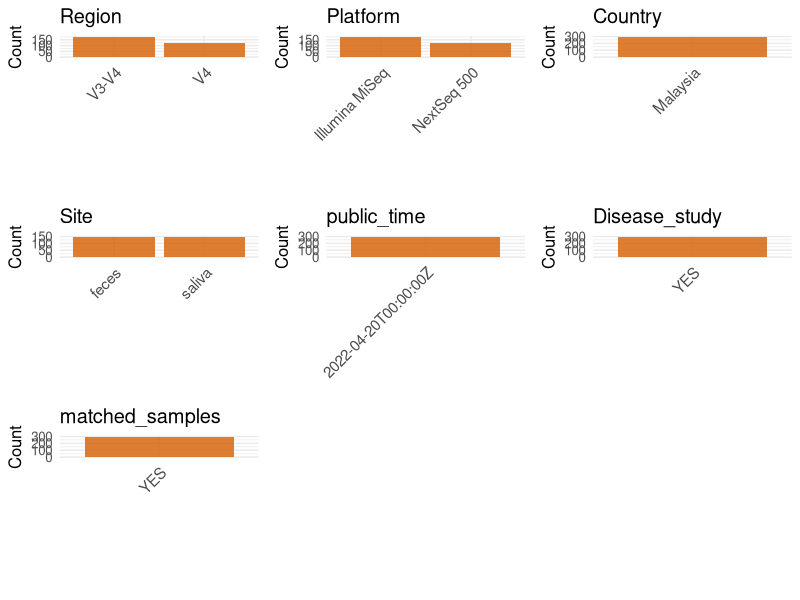

This figure's R source: (Note: this script raises an error after producing the figure.)
## ---- chunk 1
# Load necessary libraries
library(dplyr)
library(ggplot2)
library(cowplot)
library(readxl)

# Set working directory (update this path to your local directory)
setwd("/home/cjj/projects/collect_oral_data/global-oral-microbiome/data/tmp/PRJNA778070")

# table1 <- read_excel("CRA006039.xlsx")
# write.csv(table1, "CRA006039.csv", row.names = FALSE)

initial_meta<-read.csv("SraRunTable.csv",header = T)
colnames(initial_meta)
# 
# # initial_meta <- initial_meta[grepl("16s", initial_meta$sample_name, ignore.case = TRUE), ]
# initial_meta$BioProject = initial_meta$Project.accession
# initial_meta$Run = initial_meta$Accession
head(initial_meta , n=8)



# table1 <- read_excel("Table 1.XLSX",)
# table2 <- read_excel("Table 1.XLSX",)
# head(table1 , n=3)
# head(table2 , n=3)
# ESM <- ESM[,c(1,3,4)]
# colnames(ESM) <- c("subject_id","Age","Sex")
# initial_meta_cbind <- left_join(initial_meta,ESM,by="subject_id")
# table(initial_meta_cbind$Age,initial_meta_cbind$Sex)
# Display the first few rows of the metadata
# head(initial_meta_cbind)
## ---- chunk 2
# Create a uniform metadata dataframe
metadata <- data.frame(
  BioProject = initial_meta$BioProject,
  Run = initial_meta$Run,
  stringsAsFactors = FALSE
)
## ---- chunk 3
# Create a uniform metadata dataframe
metadata <- data.frame(
  BioProject = initial_meta$BioProject,
  Run = initial_meta$Run,
  sample_name = initial_meta$Sample.Name,
  Age = NA_character_,
  BMI = NA_character_,
  Sex= NA_character_,
  Region = "V4",
  Platform = initial_meta$Instrument,
  Country = initial_meta$geo_loc_name_country,
  Site = initial_meta$isolation_source,
  public_time = initial_meta$ReleaseDate,
  Disease_study = 'YES',
  Status = NA_character_,
  stringsAsFactors = FALSE
)
## ---- chunk 4
# Add information obtained from the publication
metadata_clean <- metadata
metadata_clean$PCR_primers <- "515F-806R"
metadata_clean$title <- "The Oral, Gut Microbiota and Cardiometabolic Health of Indigenous Orang Asli Communities"

metadata_clean$sample_name <- metadata$sample_name

# metadata_clean$Status <-  metadata$Status
metadata_clean$Status <- metadata$Status

metadata_clean$matched_samples <- "YES"

metadata_clean$Region <- ifelse(metadata_clean$Platform == "NextSeq 500", "V4","V3-V4")

metadata_clean <- metadata_clean %>%
  filter(Site == "saliva" | Site == "feces")

# metadata_clean$Sex <- ifelse(metadata_clean$Sex == "female", "F",
#                       ifelse(metadata_clean$Sex == "male", "M",metadata_clean$Sex))


# metadata_clean$Site <- ifelse(grepl("sal", metadata$Status), "saliva", "mucosa")



# Use cleaned dataset for subsequent analysis
metadata <- metadata_clean
## ---- chunk 5
# Check the number of unique runs and sample names
print(paste("Number of unique runs:", length(unique(metadata$Run))))
print(paste("Number of unique sample names:", length(unique(metadata$sample_name))))
## ---- chunk 6
# 加载必要的包
library(dplyr)
library(ggplot2)
library(cowplot)

# 1. 准备数据
plot_data <- metadata %>%
  select(
    -any_of(c("BioProject", "Run", "sample_name", "title","PCR_primers"))
  ) %>%
  select(where(~!all(is.na(.))))

# 2. 循环绘图
plots <- list()
for (col_name in names(plot_data)) {
  if (is.numeric(plot_data[[col_name]])) {
    p <- ggplot(plot_data, aes(x = .data[[col_name]])) +
      geom_histogram(bins = 20, fill = "#0072B2", alpha = 0.7, na.rm = TRUE) +
      labs(title = col_name, x = NULL) +
      theme_minimal(base_size = 16)
  } else {
    p <- plot_data %>%
      count(.data[[col_name]], sort = TRUE, name = "Count") %>%
      ggplot(aes(x = reorder(.data[[col_name]], -Count), y = Count)) +
      geom_col(fill = "#D55E00", alpha = 0.8) +
      labs(title = col_name, x = NULL, y = "Count") +
      theme_minimal(base_size = 12) +
      theme(axis.text.x = element_text(angle = 45, hjust = 1, size = 11))
  }
  plots[[col_name]] <- p
}

# 3. 【已修复】自动组合并动态调整尺寸后保存
if (length(plots) > 0) {
  
  # --- 这是你需要添加的关键部分 ---
  n_plots <- length(plots)
  n_cols <- 3 
  n_rows <- ceiling(n_plots / n_cols) 
  # 根据行数动态设置输出图片的高度 (例如，每行给4英寸)
  dynamic_height <- n_rows * 4 
  
  p_final <- plot_grid(plotlist = plots, ncol = n_cols, align = "hv")
  
  # 使用动态计算出的高度来保存图像
  ggsave("Metadata_Summary.png", plot = p_final, width = 12, height = dynamic_height, dpi = 150, bg = "white")
  
  print(paste("图像已生成, 动态高度为:", dynamic_height))
  
} else {
  print("没有可以绘制的列。")
}
## ---- chunk 7
knitr::include_graphics("Metadata_Summary.png")
## ---- chunk 8
# Reorder columns to match the desired format
metadata <- metadata[, c(
  "BioProject", "Run", "sample_name", "Age", "BMI", "Sex", 
  "Region", "Platform", "Country", "Site", "public_time", 
  "PCR_primers", "title", "Disease_study", "Status","matched_samples"
)]

# Export the uniform metadata to a CSV file
write.csv(metadata, file = "metadata.csv", quote = TRUE)
head(metadata)
## ---- chunk 9
# Reorder columns to match the desired format
metadata <- metadata[, c(
  "BioProject", "Run"
)]

# Export the uniform metadata to a CSV file
write.csv(metadata, file = "metadata.csv", quote = TRUE)
head(metadata)
